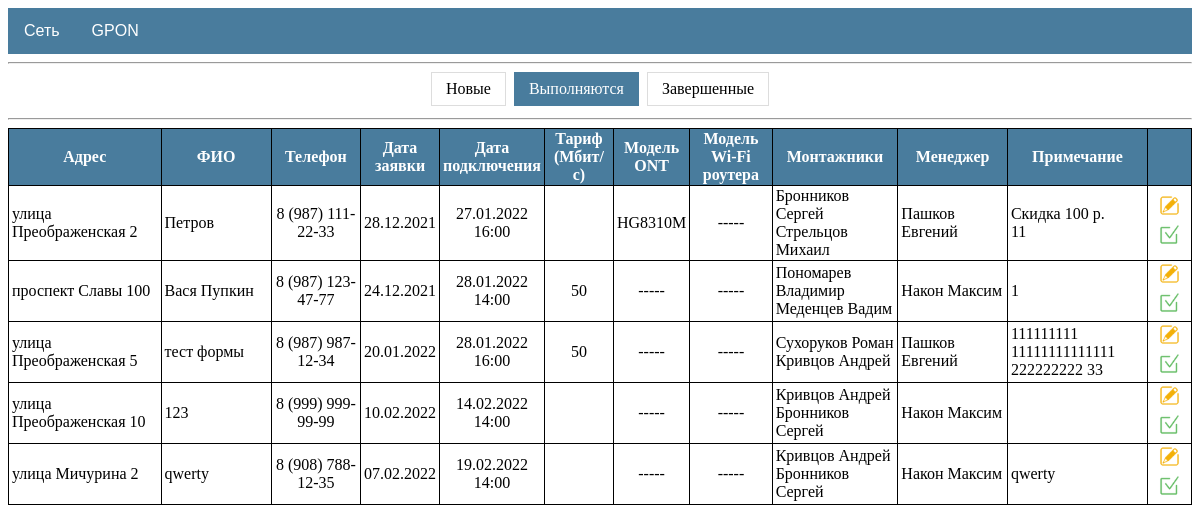
/gpon/requests/in-progress/, run on the app's committed database.
### gpon/models.py (models this page shows, shortened)
class Request(models.Model):
    user = models.ForeignKey(User, on_delete=models.CASCADE, blank=True, null=True, related_name='user', verbose_name='Пользователь')
    address = models.OneToOneField(House, on_delete=models.CASCADE, verbose_name='Адрес')
    name = models.CharField(max_length=50, verbose_name='ФИО')
    phone = models.CharField(max_length=50, verbose_name='Телефон')
    date_req = models.DateField(auto_now_add=True, verbose_name='Дата заявки')
    date_con = models.DateTimeField(blank=True, null=True, verbose_name='Дата подключения')
    tariff = models.ForeignKey(Tariff, on_delete=models.CASCADE, blank=True, null=True, verbose_name='Тариф')
    discount = models.PositiveIntegerField(default=0, verbose_name='Скидка')
    price_con = models.PositiveIntegerField(default=0, verbose_name='Цена подключения')
    ont = models.ForeignKey(Product, on_delete=models.CASCADE, blank=True, null=True, related_name='ont', verbose_name='Модель ONT')
    router = models.ForeignKey(Product, on_delete=models.CASCADE, blank=True, null=True, related_name='router', verbose_name='Модель Wi-Fi роутера')
    note = models.TextField(blank=True, verbose_name='Примечание')
    time = models.DateTimeField(auto_now=True, verbose_name='Время изменения')
    installer = models.ManyToManyField(User, blank=True, related_name='installer', verbose_name='Монтажники')
    manager = models.ForeignKey(User, blank=True, null=True, on_delete=models.CASCADE, related_name='manager', verbose_name='Менеджер')
    status = models.BooleanField(default=False)
    class Meta:
        ordering = ['id']

class House(models.Model):
    cable = 'Нет кабеля'
    welding = 'Необходима сварка'
    ready = 'Готов к подключению'
    type = [(cable, 'Нет кабеля'), (welding, 'Необходима сварка'), (ready, 'Готов к подключению')]
    address = models.OneToOneField(Address, on_delete=models.CASCADE, unique=True, verbose_name='Адрес')
    status = models.CharField(max_length=20, choices=type, default=cable, verbose_name='Статус')
    note = models.TextField(blank=True, verbose_name='Примечание')
    time = models.DateTimeField(auto_now=True, verbose_name='Дата изменения')
    class Meta:
        ordering = ['address']
    def __str__(self):
        return f'{self.address}'

class Tariff(models.Model):
    name = models.CharField(max_length=50, unique=True, verbose_name='Название тарифа')
    speed = models.IntegerField(default='100', verbose_name='Скорость Мбит/с')
    price = models.IntegerField(verbose_name='Стоимость тарифа')

### addressbook/models.py (models this page shows)
class Address(models.Model):
    avenue = 'проспект'
    street = 'улица'
    boulevard = 'бульвар'
    passage = 'проезд'
    lane = 'переулок'
    highway = 'шоссе'
    list = [(avenue, 'проспект'), (street, 'улица'), (boulevard, 'бульвар'), (passage, 'проезд'),
            (lane, 'переулок'), (highway, 'шоссе')]
    address_type = models.CharField(max_length=10, choices=list, default=street, verbose_name='Тип')
    address_name = models.CharField(max_length=50, verbose_name='Название')
    address_house = models.CharField(max_length=5, verbose_name='Номер дома')
    class Meta:
        ordering = ['address_type', 'address_name', 'address_house']
    def __str__(self):
        return f'{self.address_type} {self.address_name} {self.address_house}'

### storage/models.py (models this page shows, shortened)
class Product(models.Model):
    category = models.ForeignKey(Category, on_delete=models.CASCADE, verbose_name='Категория')
    type = models.ForeignKey(Type, on_delete=models.CASCADE, verbose_name='Тип')
    name = models.CharField(max_length=50, unique=True, verbose_name='Название')
    quality = models.PositiveIntegerField(default=0, verbose_name='Количество')
    price = models.PositiveIntegerField(default=0, verbose_name='Цена')
    description = models.CharField(max_length=100, blank=True, verbose_name='Описание')
    slug = models.SlugField(max_length=100, unique=True, verbose_name='URL')
    def __str__(self):
        return f'{self.name}'

### gpon/views.py (the view)
# urls.py: path('requests/in-progress/', RequestList.as_view(template_name='gpon/requests_in_progress.html'), name='requests_in_progress'),
class RequestList(ListView):
    model = Request
    context_object_name = 'requests'
    paginate_by = 8
    def get_context_data(self, **kwargs):
        context = super().get_context_data(**kwargs)
        context['is_new'] = Request.objects.filter(status='False', date_con__isnull=True).order_by('-id')
        context['in_progress'] = Request.objects.filter(status='False').exclude(date_con__isnull=True).order_by('date_con')
        context['is_completed'] = Request.objects.filter(status='True').order_by('-id')
        context['total_requests'] = Request.objects.all()
        context['total_houses'] = House.objects.all()
        context['cable_houses'] = House.objects.filter(status='Нет кабеля')
        context['welding_houses'] = House.objects.filter(status='Необходима сварка')
        context['ready_houses'] = House.objects.filter(status='Готов к подключению')
        context['sold_routers'] = Request.objects.filter(status='True').exclude(router__isnull=True)
        return context
    """
    Переопределяем queryset в зависимости от url запроса.
    """
    def get_queryset(self):
        qs = self.model.objects.all()
        url = self.request.get_full_path()
        if 'new' in url:
            qs = qs.filter(status='False', date_con__isnull=True).order_by('date_req')
        elif 'in-progress' in url:
            qs = qs.filter(status='False').exclude(date_con__isnull=True).order_by('date_con')
        elif 'completed' in url:
            qs = qs.filter(status='True').order_by('-date_con')
        return qs

### templates/gpon/requests_in_progress.html (shortened to what this page needs)
{%extends 'default.html' %}
{% block content %}
<hr>
<div class="center">
  <div class="menu-status">
    <a href="{% url 'requests_new' %}">Новые</a>
    <a class="active" href="{% url 'requests_in_progress' %}">Выполняются</a>
    <a href="{% url 'requests_completed' %}">Завершенные</a>
  </div>
</div>
<hr>
{%  if requests %}
    <table class="table_gpon">
        <tr>
            <th style="width: 220px">
                Адрес
            </th>
            <th style="width: 220px">
                ФИО
            </th>
            <th style="width: 130px">
                Телефон
            </th>
            <th style="width: 60px">
                Дата заявки
            </th>
            <th style="width: 90px">
                Дата подключения
            </th>
            <th style="width: 90px">
                Тариф (Мбит/с)
            </th>
            <th>
                Модель ONT
            </th>
            <th style="width: 120px">
                Модель Wi-Fi роутера
            </th>
            <th style="width: 170px">
                Монтажники
            </th>
            <th style="width: 170px">
                Менеджер
            </th>
            <th style="width: 200px">
               Примечание
            </th>
            <th style="width: 60px">
            </th>
        </tr>
    {% for house in requests %}
        <tr>
            <td style="text-align: left">
                {{ house.address }}
            </td>
            <td style="text-align: left">
                {{ house.name }}
            </td>
            <td>
                {{ house.phone }}
            </td>
            <td>
                {{ house.date_req|date:'d.m.Y' }}
            </td>
            <td>
                {{ house.date_con|date:'d.m.Y H:i' }}
            </td>
            <td>
                {{ house.tariff.speed }}
            </td>
            <td>
                {% if house.ont is None %}
                    -----
                {% else %}
                    {{ house.ont }}
                {% endif %}
            </td>
            <td>
                {% if house.router is None %}
                    -----
                {% else %}
                    {{ house.router }}
                {% endif %}
            </td>
            <td style="text-align: left">
                {% for i in house.installer.all %}
                    {{ i.last_name }} {{ i.first_name }}<br>
                {% endfor %}
            </td>
            <td style="text-align: left">
                {{ house.manager.last_name }} {{ house.manager.first_name }}
            </td>
            <td style="text-align: left">
                {% if house.discount != 0 %}
                    Скидка {{ house.discount }} р.<br>
                    {{ house.note }}
                {% else %}
                    {{ house.note }}
                {% endif %}
            </td>
            <td>
                <ul class="actions_2">
                    <li>
                        <a href="{% url 'request_update' house.pk %}" title="Изменить">
                            <img src="/static/images/icon_edit.png" width="23" height="23">
                        </a>
                    </li>
                    <li>
                        <form action="{% url 'request_finish' house.pk %}" method="POST">
                            <button type="submit" style="background-color:transparent; border-color:transparent;" title="Завершить">
                                <img src="/static/images/icon_complete.png" width="23" height="23">
                            </button>
                        </form>
                    </li>
                </ul>
            </td>
        </tr>
    {% endfor %}
    </table>
{%  else %}
    <h2 class="center">Заявок нет</h2>
{% endif %}
<br>
{% include "pagination.html" %}
{% endblock content %}

### static/css/default.css (style rules this page uses)
button { cursor: pointer; }
.table_default th, td { position: relative; border: 1px solid black; padding: 5px; word-wrap:break-word; }
.table_detail th, td { position: relative; border: 1px solid black; padding: 5px; word-wrap:break-word; }
.table_gpon { border-collapse: collapse; border-spacing: 1px; table-layout: fixed; margin: auto; }
.table_gpon th, td { border: 1px solid black; padding: 1px 3px; word-wrap:break-word; }
.table_gpon th { background: #497c9d; color: #fff; }
.table_gpon td { text-align: center; }
.table_gpon td a { text-align: center; text-decoration: none; left: 0; right: 0; top: 0; bottom: 0; color: #497c9d; padding: 5px; }
.actions_2 { list-style: none; padding: 0; margin: 0; }
.actions_2 li { display:inline-block; text-align: center; }
.actions_2 li img, .actions_2 li a, .actions_2 li button { display: block; margin: 0 auto; padding: 0; }
.center { text-align: center; }
.menu-status { display: inline-block; }
.menu-status a { color: black; float: left; padding: 7px 14px; text-decoration: none; transition: background-color .3s; border: 1px solid #ddd; margin: 0 4px; }
.menu-status a.active { background-color: #497c9d; color: white; border: 1px solid #497c9d; }

### data on the page
Request: address "улица Преображенская 2", name "Петров", phone "8 (987) 111-22-33", date_req "28.12.2021", date_con "27.01.2022 16:00", ont "HG8310M", manager.last_name "Пашков", manager.first_name "Евгений", discount "100", note "11"
Request: address "проспект Славы 100", name "Вася Пупкин", phone "8 (987) 123-47-77", date_req "24.12.2021", date_con "28.01.2022 14:00", tariff.speed "50", manager.last_name "Након", manager.first_name "Максим", note "1"
Request: address "улица Преображенская 5", name "тест формы", phone "8 (987) 987-12-34", date_req "20.01.2022", date_con "28.01.2022 16:00", tariff.speed "50", manager.last_name "Пашков", manager.first_name "Евгений", note "111111111 11111111111111 222222222 33"
Request: address "улица Преображенская 10", name "123", phone "8 (999) 999-99-99", date_req "10.02.2022", date_con "14.02.2022 14:00", manager.last_name "Након", manager.first_name "Максим"
Request: address "улица Мичурина 2", name "qwerty", phone "8 (908) 788-12-35", date_req "07.02.2022", date_con "19.02.2022 14:00", manager.last_name "Након", manager.first_name "Максим", note "qwerty"

### other printed values
{{ i.last_name }} "Бронников"
{{ i.first_name }} "Сергей"
{{ i.last_name }} "Стрельцов"
{{ i.first_name }} "Михаил"
{{ i.last_name }} "Пономарев"
{{ i.first_name }} "Владимир"
{{ i.last_name }} "Меденцев"
{{ i.first_name }} "Вадим"
{{ i.last_name }} "Сухоруков"
{{ i.first_name }} "Роман"
{{ i.last_name }} "Кривцов"
{{ i.first_name }} "Андрей"
